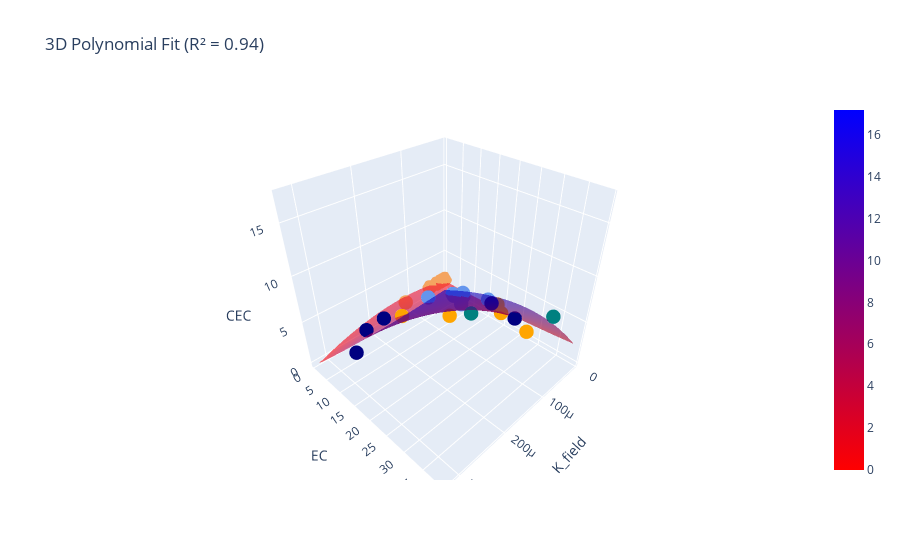

Notebook code cell kept with this figure:
### Code cell
sandy_test_errors_summary = []
sandy_train_errors_summary = []
best_n_sandy = []
sandy_results_summary = []

# Evaluate all feature sets
for feature_set in all_feature_sets:
    best_n, R2_test_pol, R2_train_pol, RMSE_test_pol, RMSE_train_pol = stochastic_poly(sandy_soil, feature_set, sandy_soil['CEC'], iters=100)
    print('best_n, R2_test_pol, R2_train_pol, RMSE_test_pol, RMSE_train_pol, feature_set:', best_n, R2_test_pol, R2_train_pol, RMSE_test_pol, RMSE_train_pol, feature_set)
    
    # Store results in lists for later use
    best_n_sandy.append(best_n)
    sandy_test_errors_summary.append(R2_test_pol)
    sandy_train_errors_summary.append(R2_train_pol)
    
    # Also store the results in a structured format for sorting
    sandy_results_summary.append({
        'feature_set': feature_set,
        'best_n': best_n,
        'R2_test_pol': R2_test_pol,
        'R2_train_pol': R2_train_pol,
        'RMSE_test_pol': RMSE_test_pol,
        'RMSE_train_pol': RMSE_train_pol
    })

# Keep the lists of feature sets, test errors, and train errors as they are for further use
best_feat_ind = sandy_test_errors_summary.index(max(sandy_test_errors_summary))
best_feat = all_feature_sets[best_feat_ind]  # Use all_feature_sets to match the order
best_feat_n = best_n_sandy[best_feat_ind]
print('best_feat_ind, best_feat, best_feat_n', best_feat_ind, best_feat, best_feat_n)

# This part remains the same: finding the best feature set and using it in `fit_and_plot`
fit_and_plot(sandy_soil, best_feat, 'CEC', best_feat_n, mapping)

# Convert the results summary to a DataFrame for sorting and filtering
results_sandy = pd.DataFrame(sandy_results_summary)

### Figure 1 — Plotly figure (JSON) as saved in the notebook; plotly's stock layout.template omitted (floating-point values rounded to 4 significant figures; data arrays with more than 128 entries replaced by an {"elided": "..."} marker saying what was removed)
{"data": [{"marker": {"color": ["teal", "teal", "sandybrown", "sandybrown", "sandybrown", "sandybrown", "sandybrown", "sandybrown", "navy", "navy", "navy", "navy", "navy", "cornflowerblue", "cornflowerblue", "cornflowerblue", "cornflowerblue", "cornflowerblue", "cornflowerblue", "cornflowerblue", "orange", "orange", "orange", "orange", "orange"], "size": 5}, "mode": "markers", "name": "Data points", "type": "scatter3d", "x": [0.000167, 9.6e-05, 0.000121, 3.3e-05, 5.2e-05, 1.5e-05, 8e-06, 2.2e-05, 0.000253, 0.000275, 0.00032, 0.000142, 0.000143, 0.000121, 5e-05, 4.8e-05, 5.3e-05, 2.6e-05, 2.6e-05, 3.3e-05, 0.000198, 0.000131, 4.1e-05, 3e-05, 3.7e-05], "y": [27.06, 39.02, 1.087, 0.5535, 0.5538, 0.5545, 0.5549, 0.555, 14.33, 12.04, 16.56, 29.24, 34.74, 9.222, 8.456, 11.12, 9.177, 9.277, 17.09, 9.874, 11.34, 17.2, 21.3, 21.49, 29.37], "z": [7.937, 8.396, 1.6, 1.6, 1.6, 1.6, 1.6, 1.6, 6.862, 5.68, 6.005, 8.763, 8.603, 4.149, 2.425, 1.6, 2.426, 1.6, 2.975, 2.405, 4.679, 4.107, 3.788, 2.419, 2.262]}, {"colorscale": [[0, "rgb(255,0,0)"], [1, "rgb(0,0,255)"]], "name": "Polynomial Surface", "opacity": 0.6, "type": "surface", "x": [8e-06, 1.437e-05, 2.073e-05, 2.71e-05, 3.347e-05, 3.984e-05, 4.62e-05, 5.257e-05, 5.894e-05, 6.531e-05, 7.167e-05, 7.804e-05, 8.441e-05, 9.078e-05, 9.714e-05, 0.0001035, 0.0001099, 0.0001162, 0.0001226, 0.000129, 0.0001353, 0.0001417, 0.0001481, 0.0001544, 0.0001608, 0.0001672, 0.0001736, 0.0001799, 0.0001863, 0.0001927, 0.000199, 0.0002054, 0.0002118, 0.0002181, 0.0002245, 0.0002309, 0.0002372, 0.0002436, 0.00025, 0.0002563, 0.0002627, 0.0002691, 0.0002754, 0.0002818, 0.0002882, 0.0002945, 0.0003009, 0.0003073, 0.0003136, 0.00032], "y": [0.5535, 1.339, 2.124, 2.909, 3.694, 4.479, 5.264, 6.049, 6.834, 7.619, 8.404, 9.189, 9.974, 10.76, 11.54, 12.33, 13.11, 13.9, 14.68, 15.47, 16.25, 17.04, 17.82, 18.61, 19.39, 20.18, 20.96, 21.75, 22.53, 23.32, 24.1, 24.89, 25.67, 26.46, 27.25, 28.03, 28.82, 29.6, 30.39, 31.17, 31.96, 32.74, 33.53, 34.31, 35.1, 35.88, 36.67, 37.45, 38.24, 39.02], "z": {"elided": "50x50 float values"}}], "layout": {"scene": {"xaxis": {"title": {"text": "K_field"}}, "yaxis": {"title": {"text": "EC"}}, "zaxis": {"title": {"text": "CEC"}}}, "title": {"text": "3D Polynomial Fit (R² = 0.94)"}}}
